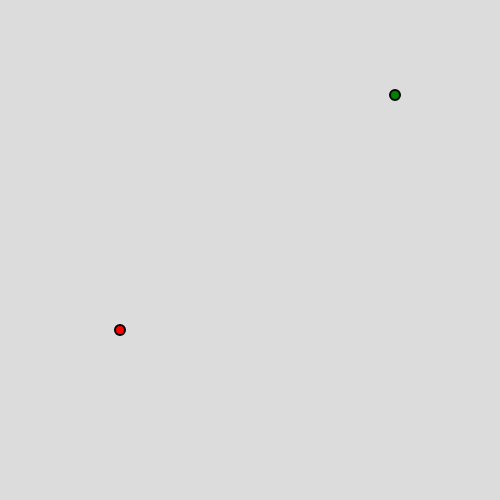
Frame 1 (no input)
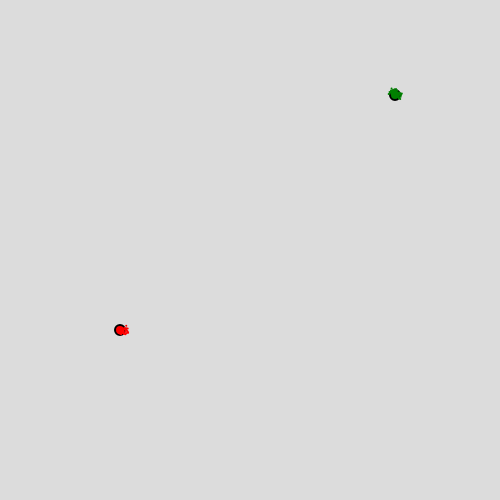
Frame 60 (no input)
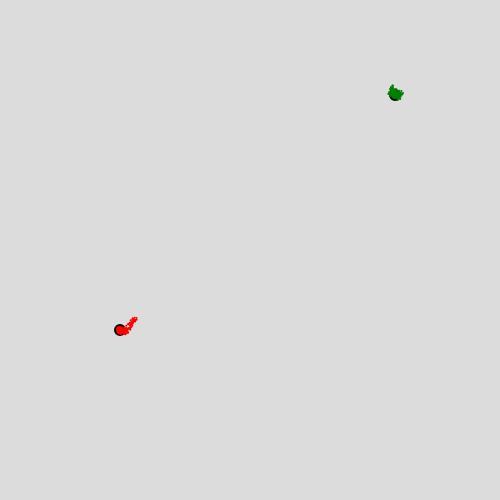
Frame 120 (the mouse pressed at the canvas centre since frame 60)

The p5.js sketch that drew these frames (run headless with seeded random() and noise() and a simulated clock; from frame 60 on, the mouse is pressed at the canvas centre):

// p5.js sketch
// ── sketch.js
function setup() {
  createCanvas(500, 500)
  background(220)

  strokeWeight(2)
  fill('green')
  ellipse(395, 95, 10)
  fill('red')
  ellipse(120, 330, 10)

  persoon1 = new Persoon(395, 95, 2, color('green'))
  persoon2 = new Persoon(120, 330, 2, color('red'))
}

function draw() {
  persoon1.beweeg()
  persoon1.lijn()

  persoon2.beweeg()
  persoon2.lijn()
}

class Persoon {
  constructor(TempX, TempY, TempR, TempC){
    this.x = TempX
    this.y = TempY
    this.r = TempR
    this.c = TempC
  }

  beweeg(){
    this.x += random(-2, 2)
    this.y += random(-2, 2)
  }

  lijn(){
    noStroke()
    fill(this.c)
    ellipse(this.x, this.y, this.r)
  }
}
